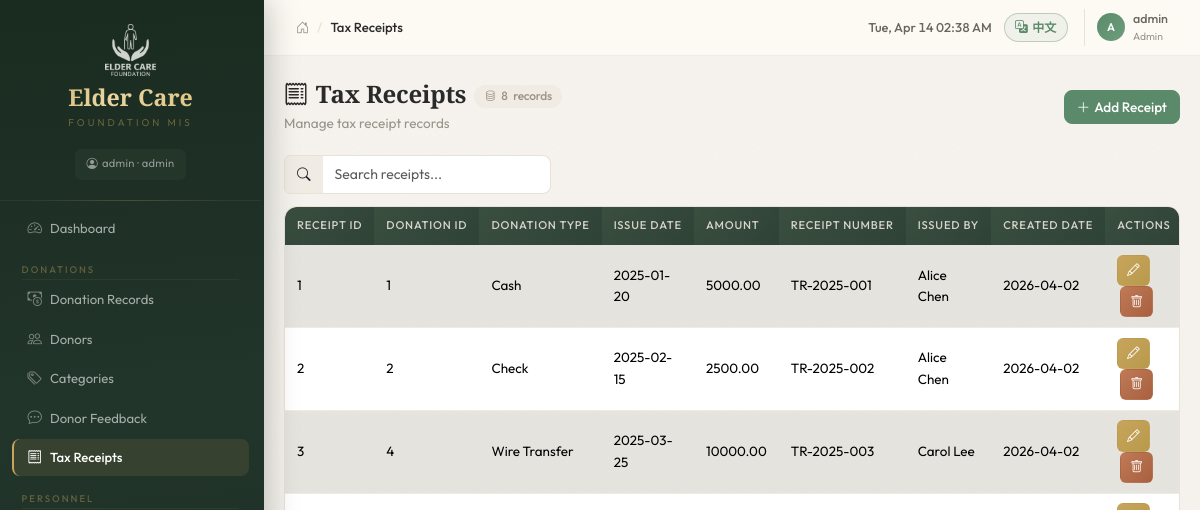
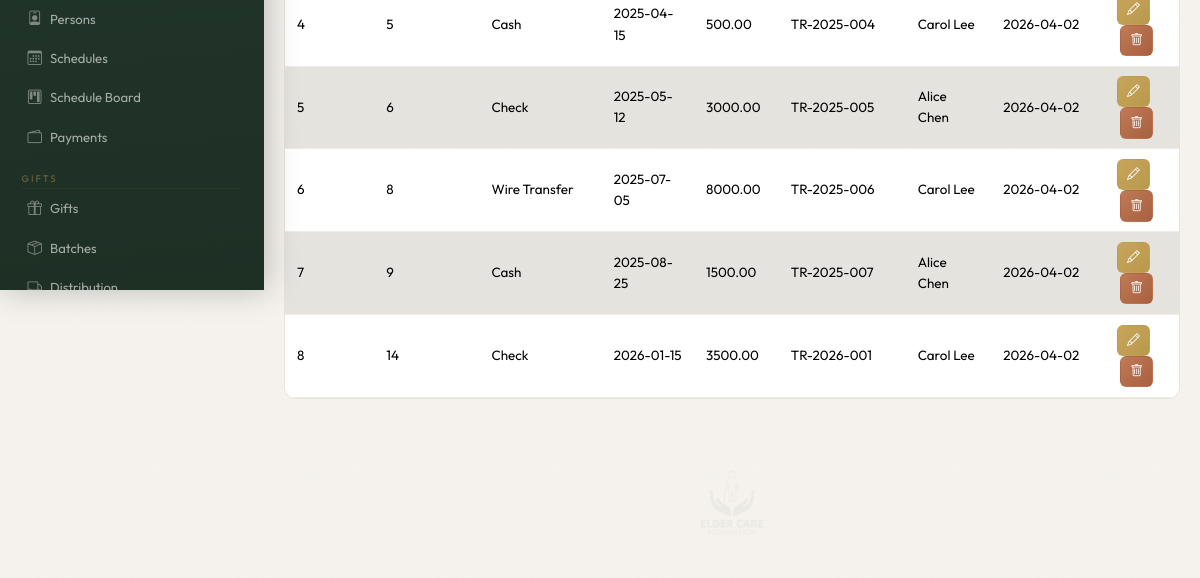
Page /receipts (signed in) on the earlier database version (2 pictures, top to bottom).
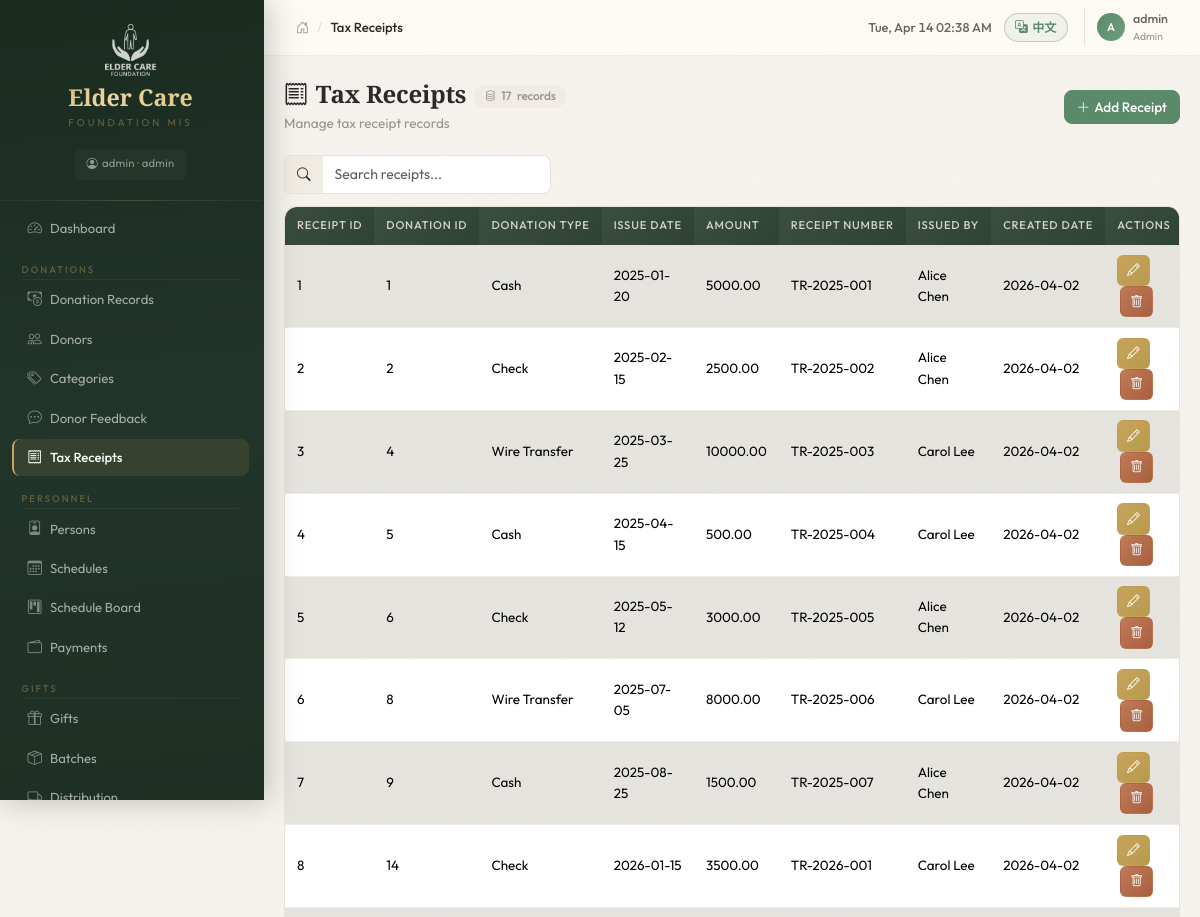
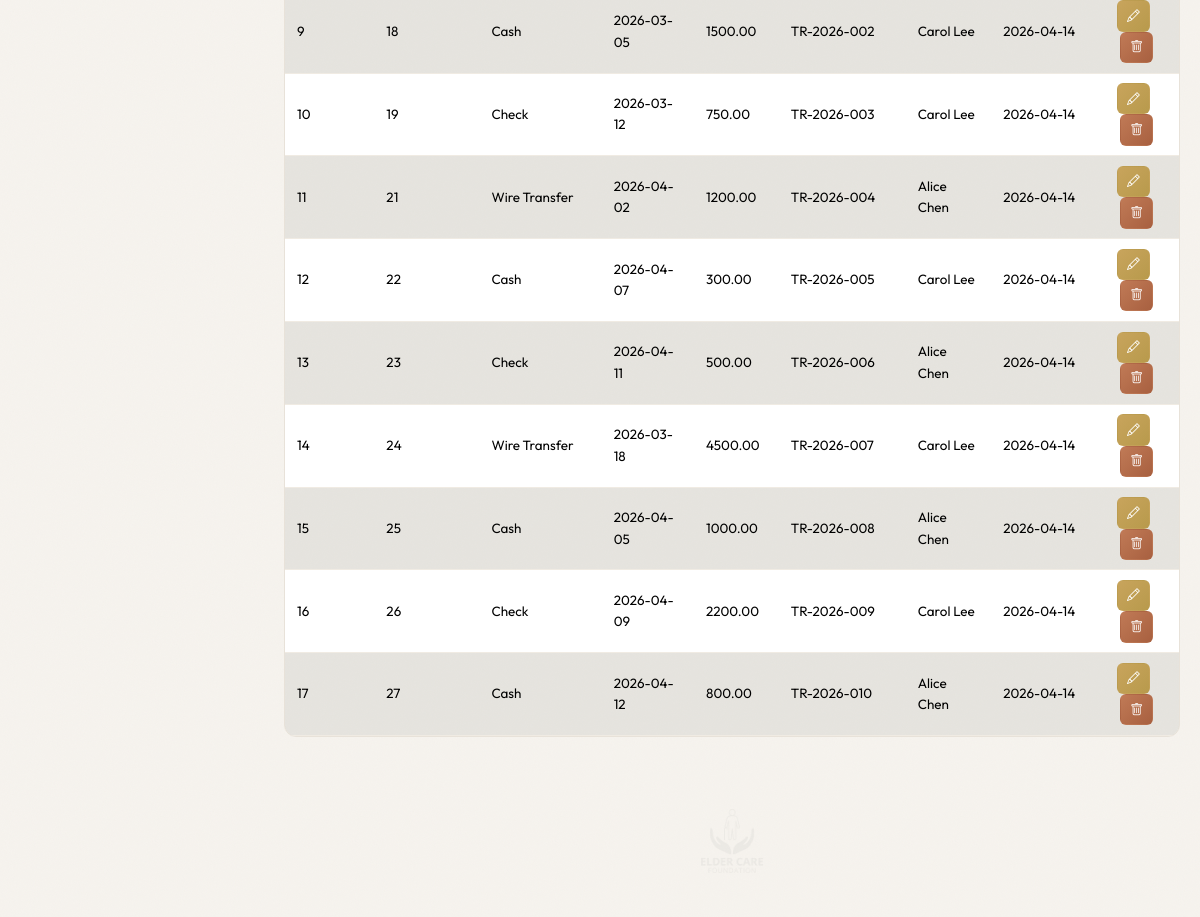
Same page on the later database version (2 pictures, top to bottom).
### tables this page shows
CREATE TABLE "tax_receipts" (
	"receipt_id"	INTEGER,
	"donation_id"	INTEGER,
	"receipt_date"	NUMERIC,
	"amount"	REAL,
	"receipt_number"	TEXT,
	"issued_by"	TEXT,
	"created_date"	NUMERIC,
	PRIMARY KEY("receipt_id"),
	FOREIGN KEY("donation_id") REFERENCES "donations"("donation_id")
);

CREATE TABLE "donations" (
    donation_id INTEGER PRIMARY KEY,
    donor_id INTEGER,
    donation_type TEXT,
    amount REAL,
    donation_date NUMERIC,
    is_tax_deductible INTEGER,
    gift_given TEXT,
    description TEXT,
    created_date NUMERIC,
    FOREIGN KEY(donor_id) REFERENCES donors(donor_id)
);

### blueprints/donations.py (the view)
@donations_bp.route('/receipts')
@login_required
@role_required('finance')
def receipts_list():
    rows = query_db(
        'SELECT r.*, d.donation_type, d.amount as donation_amount FROM tax_receipts r '
        'LEFT JOIN donations d ON r.donation_id = d.donation_id '
        'ORDER BY r.receipt_id ASC'
    )
    donations = query_db('SELECT donation_id, donation_type, amount FROM donations ORDER BY donation_date DESC')
    return render_template('donations/receipts.html', receipts=rows, donations=donations)

### blueprints/auth.py (called while the page is built)
def role_required(*roles):
    def decorator(f):
        @wraps(f)
        def wrapped(*args, **kwargs):
            if not current_user.has_role(*roles):
                flash('Insufficient permissions to access this page', 'warning')
                return redirect(url_for('dashboard.index'))
            return f(*args, **kwargs)
        return wrapped
    return decorator

    @property
    def is_admin(self):
        return self.role == 'admin'

    def has_role(self, *roles):
        return self.role in roles or self.role == 'admin'

### db.py (called while the page is built)
def get_db():
    if 'db' not in g:
        g.db = sqlite3.connect(current_app.config['DATABASE'])
        g.db.row_factory = sqlite3.Row
        g.db.execute('PRAGMA foreign_keys = ON')
    return g.db

def query_db(sql, args=(), one=False):
    cur = get_db().execute(sql, args)
    rv = cur.fetchall()
    cur.close()
    return (rv[0] if rv else None) if one else rv

### templates/donations/receipts.html (shortened to what this page needs)
{% extends "base.html" %}
{% block breadcrumb %}<span data-i18n="Tax Receipts">Tax Receipts</span>{% endblock %}
{% block content %}
<div class="page-header">
  <div>
    <h4 class="mb-1"><i class="bi bi-receipt me-2"></i><span data-i18n="Tax Receipts">Tax Receipts</span><span class="record-count"><i class="bi bi-database"></i>{{ receipts|length }} <span data-i18n="records">records</span></span></h4>
    <p class="page-subtitle" data-i18n="Manage tax receipt records">Manage tax receipt records</p>
  </div>
  <button class="btn btn-primary" onclick="openAddModal()"><i class="bi bi-plus-lg me-1"></i><span data-i18n="Add Receipt">Add Receipt</span></button>
</div>
<div class="table-info-bar">
  <div class="table-search">
    <div class="input-group" style="max-width:320px;">
      <span class="input-group-text"><i class="bi bi-search"></i></span>
      <input type="text" class="form-control" data-i18n-placeholder="Search receipts..." placeholder="Search receipts..." id="tableSearch">
    </div>
  </div>
</div>
{% if receipts %}
<div class="table-responsive">
  <table class="table table-striped table-hover">
    <thead class="table-header">
      <tr>
        <th data-i18n="Receipt ID">Receipt ID</th><th data-i18n="Donation ID">Donation ID</th><th data-i18n="Donation Type">Donation Type</th>
        <th data-i18n="Issue Date">Receipt Date</th><th data-i18n="Amount">Amount</th><th data-i18n="Receipt Number">Receipt No.</th>
        <th data-i18n="Issued By">Issued By</th><th data-i18n="Created Date">Created Date</th><th data-i18n="Actions">Actions</th>
      </tr>
    </thead>
    <tbody>
      {% for r in receipts %}
      <tr>
        <td>{{ r.receipt_id }}</td><td>{{ r.donation_id }}</td><td>{{ r.donation_type }}</td>
        <td>{{ r.receipt_date }}</td><td>{{ "%.2f"|format(r.amount) }}</td><td>{{ r.receipt_number }}</td>
        <td>{{ r.issued_by }}</td><td>{{ r.created_date }}</td>
        <td>
          <button class="btn btn-sm btn-warning" aria-label="Edit" data-bs-toggle="tooltip" data-i18n-title="Edit" title="Edit" onclick="openEditModal({{ r.receipt_id }}, {{ r.donation_id }}, '{{ r.receipt_date }}', {{ r.amount }}, '{{ r.receipt_number }}', '{{ r.issued_by }}')"><i class="bi bi-pencil"></i></button>
          <button class="btn btn-sm btn-danger" aria-label="Delete" data-bs-toggle="tooltip" data-i18n-title="Delete" title="Delete" onclick="confirmDelete('{{ url_for('donations.receipts_delete', id=r.receipt_id) }}', 'Receipt #{{ r.receipt_id }}')"><i class="bi bi-trash"></i></button>
        </td>
      </tr>
      {% endfor %}
    </tbody>
  </table>
</div>
{% else %}
<div class="empty-state">
  <i class="bi bi-inbox"></i>
  <h6 data-i18n="No records found">No records found</h6>
  <p data-i18n="Click &quot;Add&quot; to create your first entry.">Click "Add Receipt" to create your first entry.</p>
</div>
{% endif %}
{% endblock %}

Differences in the rows shown:
added tax_receipts: receipt_id "9", donation_id "18", donation_type "Cash", receipt_date "2026-03-05", amount "1500.00", receipt_number "TR-2026-002", issued_by "Carol Lee", created_date "2026-04-14"
added tax_receipts: receipt_id "10", donation_id "19", donation_type "Check", receipt_date "2026-03-12", amount "750.00", receipt_number "TR-2026-003", issued_by "Carol Lee", created_date "2026-04-14"
added tax_receipts: receipt_id "11", donation_id "21", donation_type "Wire Transfer", receipt_date "2026-04-02", amount "1200.00", receipt_number "TR-2026-004", issued_by "Alice Chen", created_date "2026-04-14"
added tax_receipts: receipt_id "12", donation_id "22", donation_type "Cash", receipt_date "2026-04-07", amount "300.00", receipt_number "TR-2026-005", issued_by "Carol Lee", created_date "2026-04-14"
added tax_receipts: receipt_id "13", donation_id "23", donation_type "Check", receipt_date "2026-04-11", amount "500.00", receipt_number "TR-2026-006", issued_by "Alice Chen", created_date "2026-04-14"
added tax_receipts: receipt_id "14", donation_id "24", donation_type "Wire Transfer", receipt_date "2026-03-18", amount "4500.00", receipt_number "TR-2026-007", issued_by "Carol Lee", created_date "2026-04-14"
added tax_receipts: receipt_id "15", donation_id "25", donation_type "Cash", receipt_date "2026-04-05", amount "1000.00", receipt_number "TR-2026-008", issued_by "Alice Chen", created_date "2026-04-14"
added tax_receipts: receipt_id "16", donation_id "26", donation_type "Check", receipt_date "2026-04-09", amount "2200.00", receipt_number "TR-2026-009", issued_by "Carol Lee", created_date "2026-04-14"
added tax_receipts: receipt_id "17", donation_id "27", donation_type "Cash", receipt_date "2026-04-12", amount "800.00", receipt_number "TR-2026-010", issued_by "Alice Chen", created_date "2026-04-14"
Other differences:
{{ receipts|length }}: "8" → "17"
